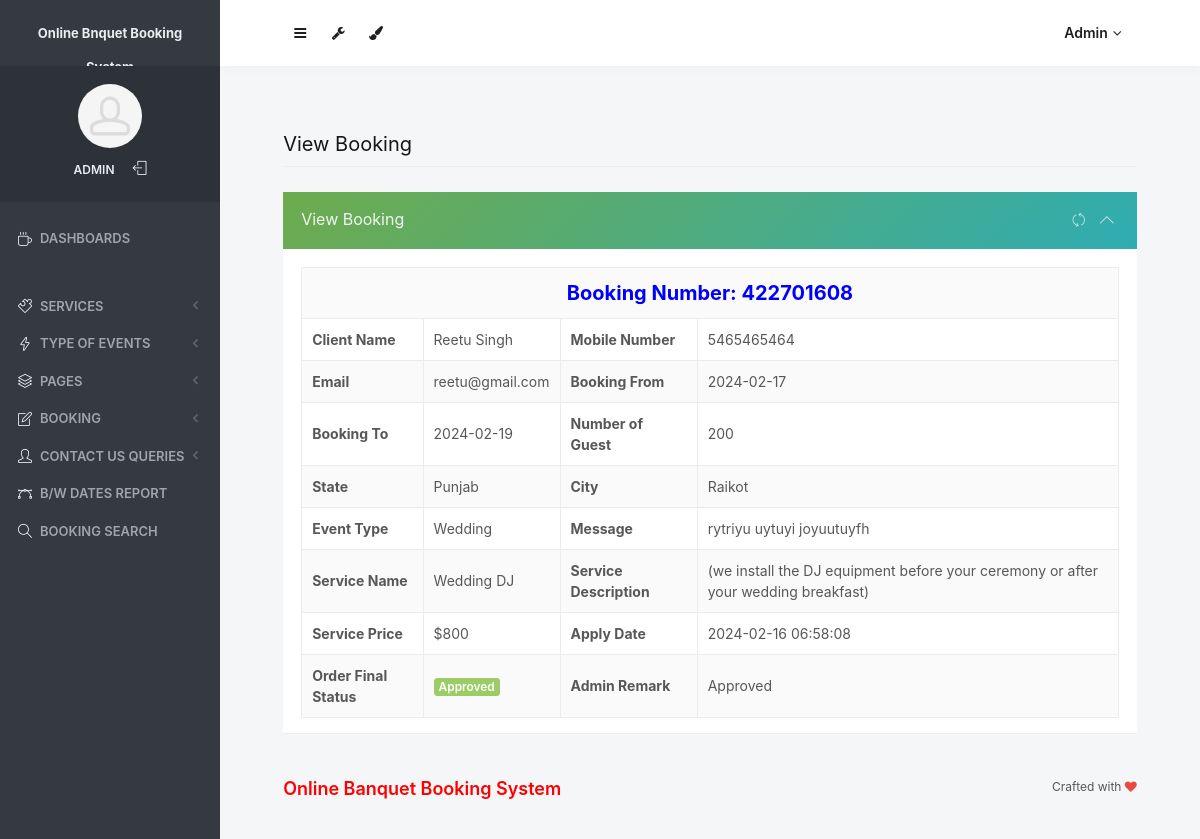
The app's page /obbs/admin/view-booking-detail.php?editid=1&&bookingid=422701608 (signed in) with its own data.
### tables this page shows
CREATE TABLE `tblbooking` (
  `ID` int(10) NOT NULL,
  `BookingID` int(10) DEFAULT NULL,
  `ServiceID` int(10) DEFAULT NULL,
  `UserID` int(5) DEFAULT NULL,
  `BookingFrom` date DEFAULT NULL,
  `BookingTo` date DEFAULT NULL,
  `EventType` varchar(200) DEFAULT NULL,
  `Numberofguest` int(10) DEFAULT NULL,
  `stateId` int(11) DEFAULT NULL,
  `cityName` varchar(255) DEFAULT NULL,
  `Message` mediumtext DEFAULT NULL,
  `BookingDate` timestamp NULL DEFAULT current_timestamp(),
  `Remark` varchar(200) DEFAULT NULL,
  `Status` varchar(200) DEFAULT NULL,
  `UpdationDate` timestamp NULL DEFAULT NULL ON UPDATE current_timestamp()
);

CREATE TABLE `tbluser` (
  `ID` int(10) NOT NULL,
  `FullName` varchar(200) DEFAULT NULL,
  `MobileNumber` bigint(10) DEFAULT NULL,
  `Email` varchar(200) DEFAULT NULL,
  `Password` varchar(200) DEFAULT NULL,
  `RegDate` timestamp NULL DEFAULT current_timestamp()
);

CREATE TABLE `states` (
  `id` bigint(20) UNSIGNED NOT NULL,
  `state_title` varchar(255) NOT NULL,
  `status` varchar(255) NOT NULL,
  `created_at` timestamp NULL DEFAULT NULL,
  `updated_at` timestamp NULL DEFAULT NULL
);

CREATE TABLE `tblservice` (
  `ID` int(10) NOT NULL,
  `ServiceName` varchar(200) DEFAULT NULL,
  `SerDes` varchar(250) NOT NULL,
  `ServicePrice` varchar(200) DEFAULT NULL,
  `CreationDate` timestamp NULL DEFAULT current_timestamp()
);

### obbs/admin/view-booking-detail.php (the view, shortened to what this page needs)
<?php
include('includes/dbconnection.php');
if (strlen($_SESSION['odmsaid']==0)) {
  header('location:logout.php');
  } else{
?>
<!doctype html>
 <html lang="en" class="no-focus">
    <head>
<link rel="stylesheet" id="css-main" href="assets/css/codebase.min.css">
</head>
    <body>
        <div id="page-container" class="sidebar-o sidebar-inverse side-scroll page-header-fixed main-content-narrow">
             <?php include_once('includes/sidebar.php');?>
          <?php include_once('includes/header.php');?>
            <main id="main-container">
                <div class="content">
                    <h2 class="content-heading">View Booking</h2>
                    <div class="row">
                        <div class="col-md-12">
                            <div class="block block-themed">
                                <div class="block-header bg-gd-emerald">
                                    <h3 class="block-title">View Booking</h3>
                                    <div class="block-options">
                                        <button type="button" class="btn-block-option" data-toggle="block-option" data-action="state_toggle" data-action-mode="demo">
                                            <i class="si si-refresh"></i>
                                        </button>
                                        <button type="button" class="btn-block-option" data-toggle="block-option" data-action="content_toggle"></button>
                                    </div>
                                </div>
                                <div class="block-content">
                                    <?php
                  $eid=$_GET['editid'];
$sql="SELECT tbluser.FullName,tbluser.MobileNumber,tbluser.Email,tblbooking.BookingID,tblbooking.BookingDate,tblbooking.BookingFrom,tblbooking.BookingTo,tblbooking.EventType,tblbooking.Numberofguest,tblbooking.Message, tblbooking.Remark,tblbooking.Status,tblbooking.UpdationDate,tblservice.ServiceName,tblservice.SerDes,tblservice.ServicePrice,states.state_title,cityName from tblbooking
join tblservice on tblbooking.ServiceID=tblservice.ID
join tbluser on tbluser.ID=tblbooking.UserID
left join states on states.id=tblbooking.stateId
 where tblbooking.ID=:eid";
$query = $dbh -> prepare($sql);
$query-> bindParam(':eid', $eid, PDO::PARAM_STR);
$query->execute();
$results=$query->fetchAll(PDO::FETCH_OBJ);
$cnt=1;
if($query->rowCount() > 0)
{
foreach($results as $row)
{               ?>
                            <table border="1" class="table table-bordered table-striped table-vcenter js-dataTable-full-pagination">
                                <tr>
                                    <th colspan="5" style="text-align: center;font-size: 20px;color: blue;">Booking Number: <?php  echo $row->BookingID;?>
                                    </th>
                                </tr>
                                            <tr>
    <th>Client Name</th>
    <td><?php  echo $row->FullName;?></td>
     <th>Mobile Number</th>
    <td><?php  echo $row->MobileNumber;?></td>
  </tr>
  <tr>
   <th>Email</th>
    <td><?php  echo $row->Email;?></td>
     <th>Booking From</th>
    <td><?php  echo $row->BookingFrom;?></td>
  </tr>
   <tr>
   <th>Booking To</th>
    <td><?php  echo $row->BookingTo;?></td>
    <th>Number of Guest</th>
    <td><?php  echo $row->Numberofguest;?></td>
  </tr>
     <tr>
   <th>State</th>
    <td><?php  echo $row->state_title;?></td>
    <th>City</th>
    <td><?php  echo $row->cityName;?></td>
  </tr>
  <tr>
    <th>Event Type</th>
    <td><?php  echo $row->EventType;?></td>
    <th>Message</th>
    <td><?php  echo $row->Message;?></td>
  </tr>
  <tr>
    <th>Service Name</th>
    <td><?php  echo $row->ServiceName;?></td>
    <th>Service Description</th>
    <td><?php  echo $row->SerDes;?></td>
  </tr>
   <tr>
    <th>Service Price</th>
    <td>$<?php  echo $row->ServicePrice;?></td>
    <th>Apply Date</th>
    <td><?php  echo $row->BookingDate;?></td>
  </tr>
  <tr>
     <th>Order Final Status</th>
               <?php $fstatus=$row->Status; ?>
                     <td class="font-w600"> <?php if($fstatus==''):?>
                          <span class="badge badge-warning">No Processed yet</span>
                      <?php elseif($fstatus=='Approved'):?>
                         <span class="badge badge-success"><?php echo $fstatus;?></span>
                          <?php elseif($fstatus=='Cancelled'):?>
                            <span class="badge badge-danger"><?php echo $fstatus;?></span>
                        <?php endif;?>
                     </td>
     <th >Admin Remark</th>
    <?php if($row->Status==""){ ?>
                     <td><?php echo "Not Updated Yet"; ?></td>
<?php } else { ?>                  <td><?php  echo htmlentities($row->Remark);?>
                  </td>
                  <?php } ?>
  </tr>
<?php $cnt=$cnt+1;}} ?>
</table>
                </div>
            </main>
          <?php include_once('includes/footer.php');?>
        </div>
    </body>
</html>
<?php }  ?>

### obbs/admin/includes/sidebar.php (shortened to what this page needs)
     <?php
include('includes/dbconnection.php');
if (strlen($_SESSION['odmsaid']==0)) {
  header('location:logout.php');
  } else{
  ?>
   <nav id="sidebar">
                <div id="sidebar-scroll">
                    <div class="sidebar-content">
                        <div class="content-header content-header-fullrow px-15">
                            <div class="content-header-section text-center align-parent sidebar-mini-hidden">
                                <div class="content-header-item">
                                    <a class="link-effect font-w700" href="dashboard.php">
                                        <span class="font-size-sm text-dual-primary-dark">Online Bnquet Booking System</span>
                                    </a>
                                </div>
                            </div>
                        </div>
                        <div class="content-side content-side-full content-side-user px-10 align-parent">
                            <div class="sidebar-mini-hidden-b text-center">
                                <a class="img-link" href="dashboard.php">
                                    <img class="img-avatar" src="assets/img/avatars/avatar15.jpg" alt="">
                                </a>
                                <ul class="list-inline mt-10">
                                    <?php
$aid=$_SESSION['odmsaid'];
$sql="SELECT AdminName from  tbladmin where ID=:aid";
$query = $dbh -> prepare($sql);
$query->bindParam(':aid',$aid,PDO::PARAM_STR);
$query->execute();
$results=$query->fetchAll(PDO::FETCH_OBJ);
$cnt=1;
if($query->rowCount() > 0)
{
foreach($results as $row)
{               ?>
                                    <li class="list-inline-item">
                                        <a class="link-effect text-dual-primary-dark font-size-xs font-w600 text-uppercase" href="admin-profile.php"><?php  echo $row->AdminName;?></a>
                                    </li><?php $cnt=$cnt+1;}} ?>
                                    <li class="list-inline-item">
                                        <a class="link-effect text-dual-primary-dark" href="logout.php">
                                            <i class="si si-logout"></i>
                                        </a>
                                    </li>
                                </ul>
                            </div>
                        </div>
                        <div class="content-side content-side-full">
                            <ul class="nav-main">
                                <li class="open">
                                    <a href="dashboard.php"><i class="si si-cup"></i><span class="sidebar-mini-hide">Dashboards</span></a>
                                </li>
                                <li class="nav-main-heading"><span class="sidebar-mini-visible">UI</span><span class="sidebar-mini-hidden"></span></li>
                                <li>
                                    <a class="nav-submenu" data-toggle="nav-submenu"><i class="si si-puzzle"></i><span class="sidebar-mini-hide"></span>Services</a>
                                </li>
                                <li>
                                    <a class="nav-submenu" data-toggle="nav-submenu" href="#"><i class="si si-energy"></i><span class="sidebar-mini-hide">Type of Events</span></a>
                                </li>
                                <li>
                                    <a class="nav-submenu" data-toggle="nav-submenu" href="#"><i class="si si-layers"></i><span class="sidebar-mini-hide">Pages</span></a>
                                </li>
                                <li>
                                    <a class="nav-submenu" data-toggle="nav-submenu" href="#"><i class="si si-note"></i><span class="sidebar-mini-hide">Booking</span></a>
                                </li>
                                <li>
                                    <a class="nav-submenu" data-toggle="nav-submenu" href="#"><i class="si si-user"></i><span class="sidebar-mini-hide">Contact Us Queries</span></a>
                                </li>
                                <li>
                                    <a  href="between-dates-report.php"><i class="si si-vector"></i><span class="sidebar-mini-hide">B/w Dates Report</span></a>
                                </li>
                     <li>
                                    <a href="booking-search.php"><i class="si si-magnifier"></i><span class="sidebar-mini-hide">Booking Search</span></a>
                                </li>
                            </ul>
                        </div>
                    </div>
                </div>
            </nav>
           <?php }  ?>

### obbs/admin/includes/header.php (shortened to what this page needs)
   <?php
include('includes/dbconnection.php');
if (strlen($_SESSION['odmsaid']==0)) {
  header('location:logout.php');
  } else{
  ?>
            <header id="page-header">
                <div class="content-header">
                    <div class="content-header-section">
                        <button type="button" class="btn btn-circle btn-dual-secondary" data-toggle="layout" data-action="sidebar_toggle">
                            <i class="fa fa-navicon"></i>
                        </button>
                        <div class="btn-group" role="group">
                            <button type="button" class="btn btn-circle btn-dual-secondary" id="page-header-options-dropdown" data-toggle="dropdown" aria-haspopup="true" aria-expanded="false">
                                <i class="fa fa-wrench"></i>
                            </button>
                        </div>
                        <div class="btn-group" role="group">
                            <button type="button" class="btn btn-circle btn-dual-secondary" id="page-header-themes-dropdown" data-toggle="dropdown" aria-haspopup="true" aria-expanded="false">
                                <i class="fa fa-paint-brush"></i>
                            </button>
                        </div>
                    </div>
                    <div class="content-header-section">
                        <div class="btn-group" role="group">
                            <?php
$aid=$_SESSION['odmsaid'];
$sql="SELECT AdminName from  tbladmin where ID=:aid";
$query = $dbh -> prepare($sql);
$query->bindParam(':aid',$aid,PDO::PARAM_STR);
$query->execute();
$results=$query->fetchAll(PDO::FETCH_OBJ);
$cnt=1;
if($query->rowCount() > 0)
{
foreach($results as $row)
{               ?>
                            <button type="button" class="btn btn-rounded btn-dual-secondary" id="page-header-user-dropdown" data-toggle="dropdown" aria-haspopup="true" aria-expanded="false">
                                <?php  echo $row->AdminName;?><i class="fa fa-angle-down ml-5"></i>
                            </button>
                            <?php $cnt=$cnt+1;}} ?>
                        </div>
                    </div>
                </div>
            </header>
            <?php }  ?>

### records on screen
tblbooking: BookingID "422701608", UserID.FullName "Reetu Singh", UserID.MobileNumber "5465465464", UserID.Email "reetu@gmail.com", BookingFrom "2024-02-17", BookingTo "2024-02-19", Numberofguest "200", stateId.state_title "Punjab", cityName "Raikot", EventType "Wedding", Message "rytriyu uytuyi joyuutuyfh", ServiceID.ServiceName "Wedding DJ", ServiceID.SerDes "(we install the DJ equipment before your ceremony or after your wedding breakfast)", ServiceID.ServicePrice "800", BookingDate "2024-02-16 06:58:08", Status "Approved", Remark "Approved"

### other values on screen
$row->AdminName "ADMIN"
$row->AdminName "Admin"
